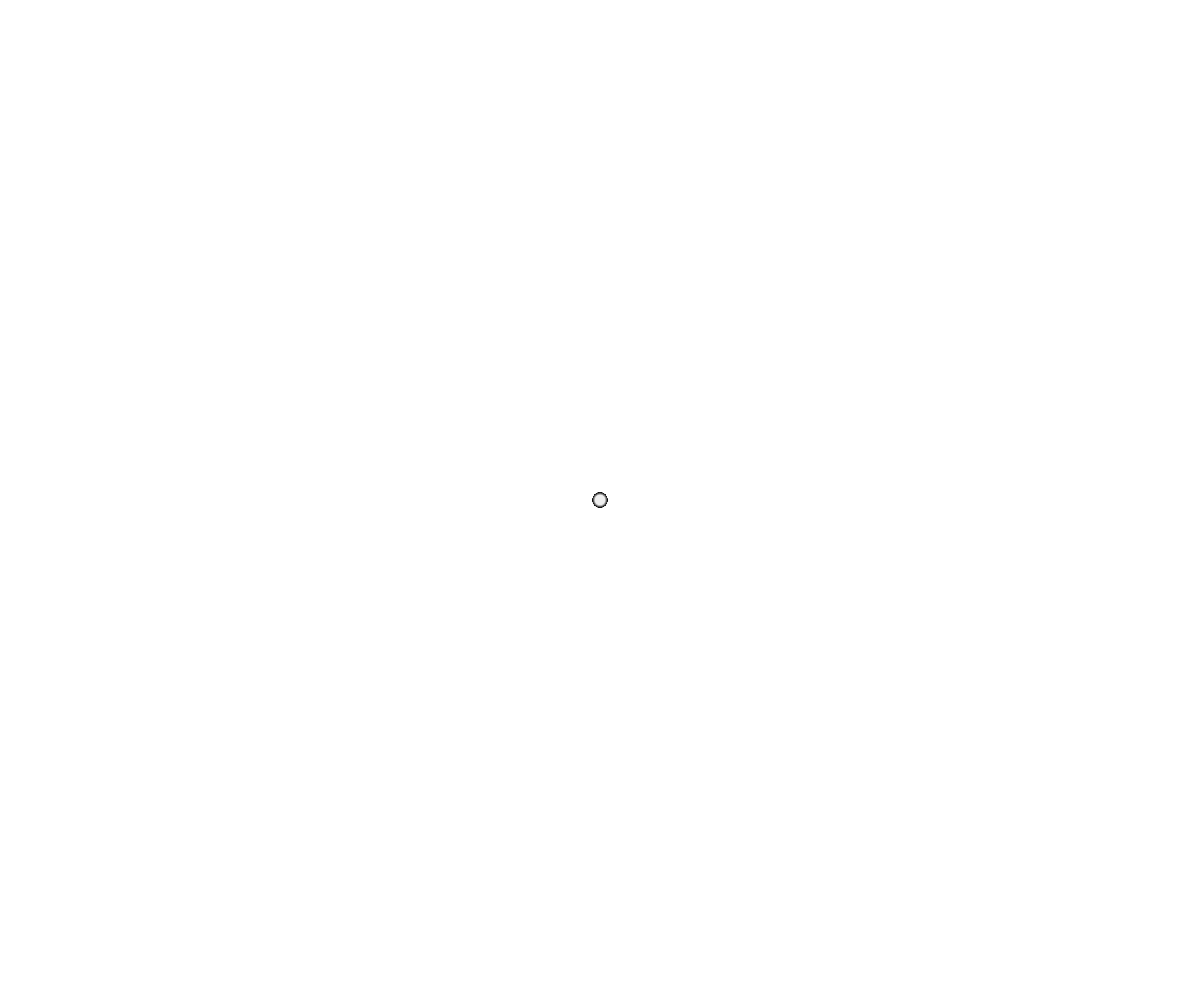
Frame 1 (no input)
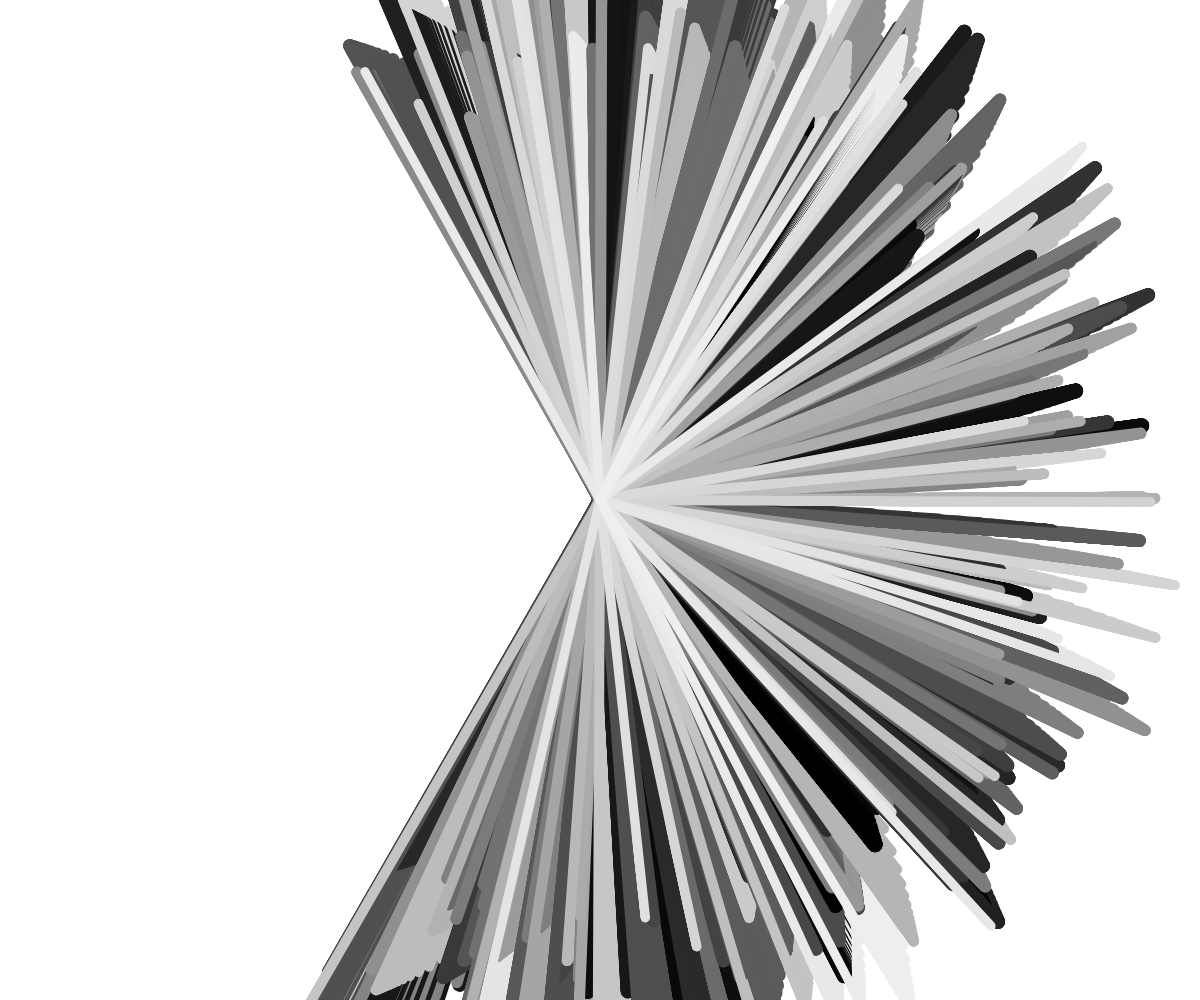
Frame 60 (no input)
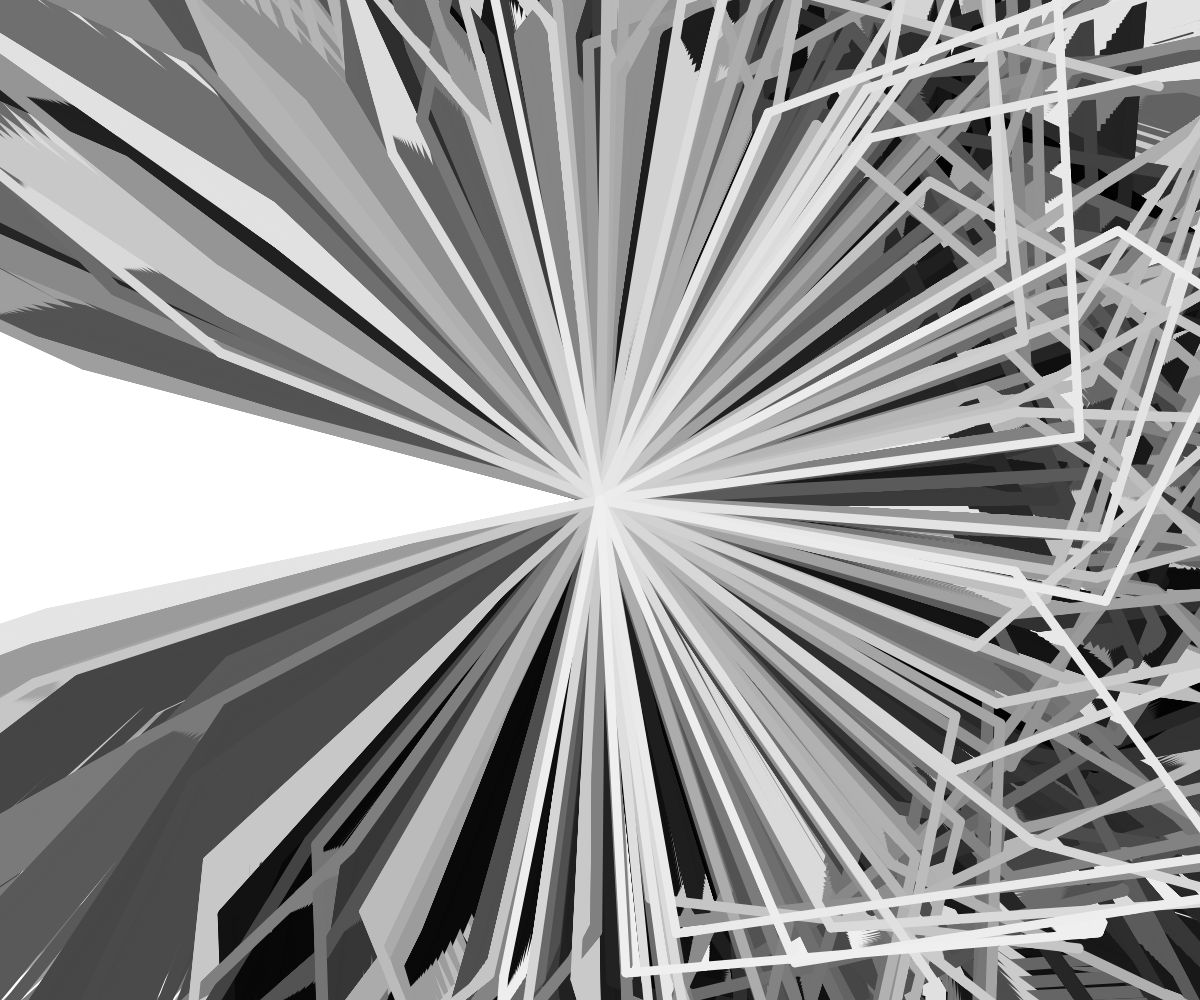
Frame 120 (the mouse pressed at the canvas centre since frame 60)

The p5.js sketch that drew these frames (run headless with seeded random() and noise() and a simulated clock; from frame 60 on, the mouse is pressed at the canvas centre):

// p5.js sketch
// ── sketch.js
// line 초기 길이 설정
let minl = 400;
let maxl = 600;
let randang = Math.PI / 3

// 애니메이션 초기 설정
let t = 0;
let totalT = 60;
let nums = 255
let dotlines = []

function setup() {
  // random을 여기 넣어야하는 병신 코드

  background(255)
  createCanvas(windowWidth, windowHeight)

  for (let i = 0; i < nums; i++) {
    let wei = map(i, 0, nums, 15,9)
    let col = map(i, 0, nums, 1, 240)
    dotlines.push(new DotLine(wei, col))
  }
}

// easeInOutExpo: 처음과 끝에서 속도가 느리고 중간에서 빠르게 변하는 값을 반환하는 함수
// ? 이면 뒤에 것 반환, 아닌 경우 :로 go
// Math.pow(base, exponent) base는 밑수(base)이고, exponent는 지수(exponent)

function easeInOutExpo(x) {
  return x === 0 ? 0
    : x === 1 ? 1
      : x < 0.5 ? Math.pow(2, 20 * x - 10) / 2
        : (2 - Math.pow(2, -20 * x + 10)) / 2;
}

function draw() {
  for (let i = 0; i < dotlines.length; i++) {
    dotlines[i].show()
    dotlines[i].update()
  }
  //background(255,3)
}

class DotLine {
  constructor(wei, col) {
    this.wei = wei
    this.col = col

    this.currentang = 0
    this.tarang = random(-randang, randang)

    this.t = 0
    this.tt = 0

    this.pts = []
    this.startpt = createVector(0, 0)
    this.endpt = p5.Vector.fromAngle(this.tarang, random(minl, maxl))
  }

  show() {
    this.tt = norm(this.t, 0, totalT)

    this.x = lerp(this.startpt.x, this.endpt.x, easeInOutExpo(this.tt))
    this.y = lerp(this.startpt.y, this.endpt.y, easeInOutExpo(this.tt))
    this.ang = lerp(0, this.tarang, easeInOutExpo(this.tt))

    push()
    translate(width / 2, height / 2)
    rotate(this.currentang + this.ang)


    // 신규 선
    stroke(this.col)
    strokeWeight(this.wei)
    line(this.startpt.x, this.startpt.y, this.x, this.y)
    // 그 외 선
    for (let i = 0; i < this.pts.length - 1; i++) {
      stroke(this.col, this.pts[i].alpha)

      line(this.pts[i].x + this.x, this.pts[i].y + this.y, this.pts[i + 1].x + this.x, this.pts[i + 1].y + this.y)
    }

    // 마지막에 처리 안된 선
    if (this.pts.length != 0) {
      stroke(this.col)
      line(this.x, this.y, this.pts[this.pts.length - 1].x + this.x, this.pts[this.pts.length - 1].y + this.y)
    }

    pop()
  }

  update() {
    this.t++

    // 애니메이션 종료되었으니, this.x, this.y 만큼 싸그리 더해주기
    if (this.t > totalT) {
      // 새 애니메이션 각도는 이래요~
      this.t = 0
      this.currentang += this.tarang

      //pts재설정
      for (let i = 0; i < this.pts.length; i++) {
        this.pts[i].x += this.x
        this.pts[i].y += this.y

        this.pts[i].alpha = 255 - (this.pts.length - i) * 10
        if (this.pts[i].alpha < -30) {
          this.pts.splice(i, 1)
        }
      }
      this.pts.push({ x: this.endpt.x, y: this.endpt.y, alpha: 255 })
      this.tarang = random(-randang, randang)
      this.endpt = p5.Vector.fromAngle(this.tarang, random(minl, maxl))

    }
  }

}
